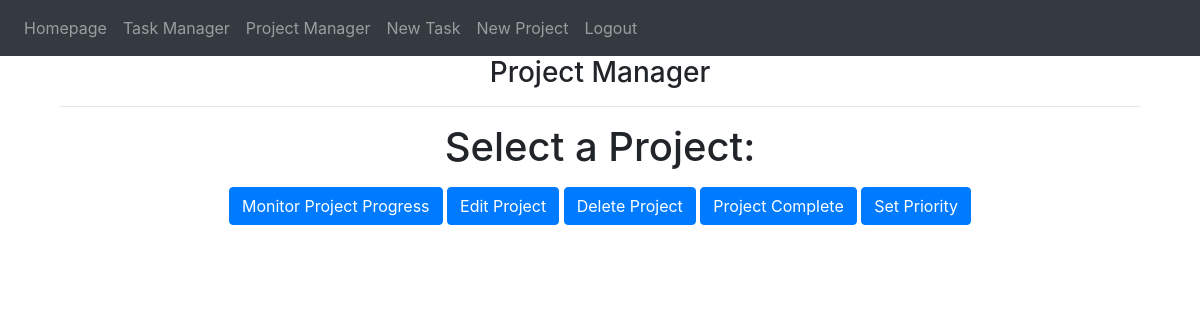
/projectmanager (signed in), run on an earlier commit of the app's database.
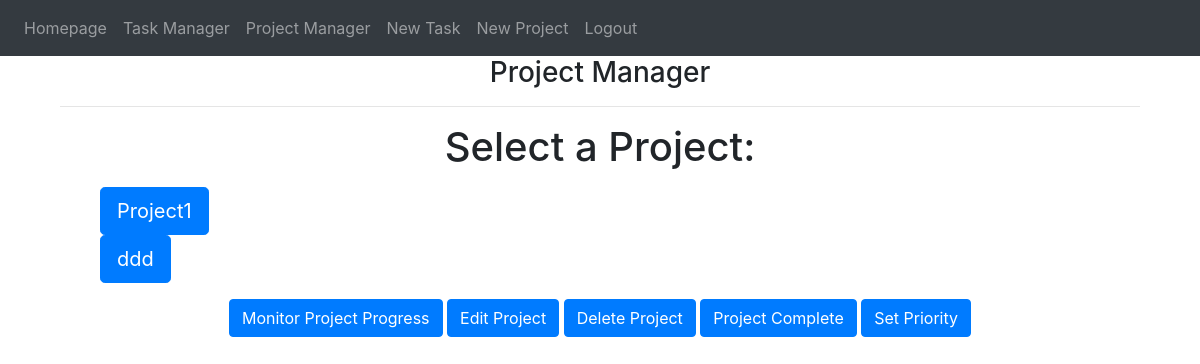
And on a later commit of the database.
### website/models.py (models this page shows)
class Project(db.Model):
    id = db.Column(db.Integer, primary_key=True)
    name = db.Column(db.String(120))
    start_date = db.Column(db.DateTime(timezone=True), default=func.now)
    deadline = db.Column(db.DateTime(timezone=True), default=func.now)
    description = db.Column(db.String(9999))
    users = db.relationship('User', secondary='project_user_association', back_populates='projects')
    task_id = db.Column(db.Integer, db.ForeignKey('task.id'))

### website/auth.py (the view)
@auth.route('/projectmanager')
def projectManager():
    projects = Project.query.filter(Project.users.any(id=current_user.id)).all()
    return render_template("projectManager.html", user=current_user, projects=projects)

### website/__init__.py (called while the page is built)
def create_app():
    app = Flask(__name__)
    app.config['SECRET_KEY'] = 'abcd'
    app.config['SQLALCHEMY_DATABASE_URI'] = f'sqlite:///{DB_NAME}'
    db.init_app(app)
    from .views import views
    from .auth import auth
    app.register_blueprint(views, url_prefix='/')
    app.register_blueprint(auth, url_prefix='/')
    from .models import User, Task, Project
    with app.app_context():
        db.create_all()
    login_manager = LoginManager()
    login_manager.login_view = 'auth.login'
    login_manager.init_app(app)
    @login_manager.user_loader
    def load_user(id):
        return User.query.get(int(id))
    return app

### website/templates/projectManager.html (shortened to what this page needs)
{% extends "base.html" %}
{% block content %}
<h3 align="center">Project Manager</h3>
    <div class="container">
    <hr>
    <h1 align="center" id="project-name"> Select a Project: </h1>
    <ul style="list-style-type: none">
        {% for prj in projects %}
            <li> <button type="button" class="btn btn-primary btn-lg project-button" data-name="{{ prj.name }}" data-info="{{ prj.description }}">{{ prj.name }}</button></li>
        {% endfor %}
    </ul>
<form method="POST">
            <center>
                <button type="button" class="btn btn-primary">Monitor Project Progress</button>
                <button type="button" class="btn btn-primary">Edit Project</button>
                <button type="button" class="btn btn-primary">Delete Project</button>
                <button type="button" class="btn btn-primary">Project Complete</button>
                <button type="button" class="btn btn-primary">Set Priority</button>
                </form>
        </body>
</html>
{% endblock %}

### website/templates/base.html (shortened to what this page needs)
<DOCTYPE html>
<html>
    <head>
        <link
            rel="stylesheet"
            href="https://stackpath.bootstrapcdn.com/bootstrap/4.4.1/css/bootstrap.min.css"
        />
        <link
            rel="stylesheet"
            href="https://stackpath.bootstrapcdn.com/font-awesome/4.7.0/css/font-awesome.min.css"
        />
    </head>
    <body>
        <nav class="navbar navbar-expand-lg navbar-dark bg-dark">
            <div class="collapse navbar-collapse" id="navbar">
                <div class="navbar-nav">
                    {% if user.is_authenticated %}
                    <a class="nav-item nav-link" id="homepage" href="/">Homepage</a>
                    <a class="nav-item nav-link" id="taskmanager" href="/taskmanager">Task Manager</a>
                    <a class="nav-item nav-link" id="projectmanager" href="/projectmanager">Project Manager</a>
                    <a class="nav-item nav-link" id="newtask" href="/newtask">New Task</a>
                    <a class="nav-item nav-link" id="newproject" href="/newproject">New Project</a>
                    <a class="nav-item nav-link" id="logout" href="/logout">Logout</a>
                    {% else %}
                    <a class="nav-item nav-link" id="login" href="/login">Login</a>
                    <a class="nav-item nav-link" id="register" href="/register">Register</a>
                    {% endif %}
                </div>
            </div>
        </nav>
        <div class="container">{% block content %} {% endblock %}</div>
    </body>
</html>

What changed in the data, as far as the page shows it:
now on this page (row edited): Project: name "Project1"
now on this page (row edited): Project: name "ddd"
